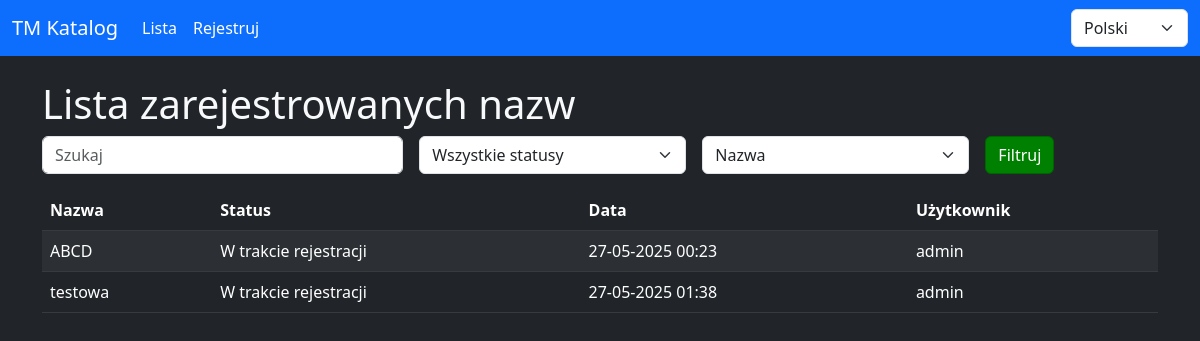
The page / on the database its author committed.
### catalog/models.py (models this page shows, shortened)
class NameRegistration(models.Model):
    STATUS_CHOICES = [
        ('free', _('Wolna')),
        ('reserved', _('W trakcie rejestracji')),
        ('taken', _('Zajęta')),
    ]
    user = models.ForeignKey(
        User,
        on_delete=models.CASCADE,
        verbose_name=_('Użytkownik')
    )
    name = models.CharField(
        max_length=100,
        unique=True,
        verbose_name=_('Nazwa')
    )
    country = models.CharField(
        max_length=100,
        verbose_name=_('Kraj/Państwo')
    )
    postal_code = models.CharField(
        max_length=20,
        verbose_name=_('Kod pocztowy')
    )
    status = models.CharField(
        choices=STATUS_CHOICES,
        default='free',
        max_length=20,
        verbose_name=_('Status')
    )
    created_at = models.DateTimeField(
        auto_now_add=True,
        verbose_name=_('Data dodania')
    )
    class Meta:
        verbose_name = _('Rejestracja nazwy')
        verbose_name_plural = _('Rejestracje nazw')

### catalog/views.py (the view)
# urls.py: path('', NameListView.as_view(), name='list'),
class NameListView(ListView):
    model = NameRegistration
    template_name = 'catalog/name_list.html'
    context_object_name = 'names'
    paginate_by = 20
    def get_queryset(self):
        qs = super().get_queryset()
        q = self.request.GET.get('q')
        if q:
            qs = qs.filter(name__icontains=q)
        status = self.request.GET.get('status')
        if status:
            qs = qs.filter(status=status)
        order = self.request.GET.get('order', 'name')
        return qs.order_by(order)

### catalog/templates/catalog/name_list.html (shortened to what this page needs)
{% extends 'catalog/base.html' %}
{% load i18n %}
{% block content %}
<h1>{% trans "Lista zarejestrowanych nazw" %}</h1>
<form method="get" class="row g-3 mb-3">
  <div class="col-md-4"><input type="text" name="q" value="{{ request.GET.q }}" placeholder="{% trans 'Szukaj' %}" class="form-control"></div>
  <div class="col-md-3">
    <select name="status" class="form-select">
      <option value="">{% trans 'Wszystkie statusy' %}</option>
    </select>
  </div>
  <div class="col-md-3">
    <select name="order" class="form-select">
      <option value="name" {% if request.GET.order == 'name' %}selected{% endif %}>{% trans "Nazwa" %}</option>
    </select>
  </div>
  <div class="col-md-2"><button class="btn btn-success">{% trans "Filtruj" %}</button></div>
</form>
<table class="table table-dark table-striped">
  <thead><tr><th>{% trans "Nazwa" %}</th><th>{% trans "Status" %}</th><th>{% trans "Data" %}</th><th>{% trans "Użytkownik" %}</th></tr></thead>
  <tbody>
    {% for obj in names %}
      <tr><td>{{ obj.name }}</td><td>{{ obj.get_status_display }}</td><td>{{ obj.created_at|date:'SHORT_DATETIME_FORMAT' }}</td><td>{{ obj.user.username }}</td></tr>
    {% empty %}
      <tr><td colspan="4">{% trans "Brak wyników" %}</td></tr>
    {% endfor %}
  </tbody>
</table>
{% endblock %}

### catalog/templates/catalog/base.html (shortened to what this page needs)
{% load static i18n %}
<!DOCTYPE html>
<html lang="{{ LANGUAGE_CODE }}">
<head>
    <link href="https://cdn.jsdelivr.net/npm/bootstrap@5.3.0/dist/css/bootstrap.min.css" rel="stylesheet">
    <link href="{% static 'catalog/css/style.css' %}" rel="stylesheet">
</head>
<body class="bg-dark text-light">
<nav class="navbar navbar-expand-lg" style="background-color:#0d6efd;">
  <div class="container-fluid">
    <a class="navbar-brand text-white" href="{% url 'catalog:list' %}">TM Katalog</a>
    <div class="collapse navbar-collapse" id="navbarNav">
      <ul class="navbar-nav me-auto mb-2 mb-lg-0">
        <li class="nav-item">
          <a class="nav-link text-white" href="{% url 'catalog:list' %}">{% trans "Lista" %}</a>
        </li>
        <li class="nav-item">
          <a class="nav-link text-white" href="{% url 'catalog:register' %}">{% trans "Rejestruj" %}</a>
        </li>
      </ul>
      <form action="{% url 'set_language' %}" method="post" class="d-flex">
        <select name="language" onchange="this.form.submit()" class="form-select">
          {% get_available_languages as LANGUAGES %}
          {% for lang_code, lang_name in LANGUAGES %}
            <option value="{{ lang_code }}" {% if lang_code == LANGUAGE_CODE %}selected{% endif %}>
              {{ lang_name }}
            </option>
          {% endfor %}
        </select>
      </form>
    </div>
  </div>
</nav>
<div class="container py-4">
    {% block content %}
    {% endblock %}
</div>
</body>
</html>

### catalog/static/catalog/css/style.css (style rules this page uses)
body { background-color: #000; color: #eee; }
a { color: #40e0d0; }
.table-dark { background-color: #111; }
.btn-success { background-color: #008000; border-color: #006400; }
.navbar { background-color: #222; }

### rows shown on the page
NameRegistration: name "ABCD", status "W trakcie rejestracji", created_at "27-05-2025 00:23", user.username "admin"
NameRegistration: name "testowa", status "W trakcie rejestracji", created_at "27-05-2025 01:38", user.username "admin"

### other values the page prints
form field language "Polski"
